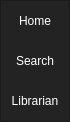
        <widget class="QFrame" name="frame_left_menu">
         <property name="minimumSize">
          <size>
           <width>70</width>
           <height>0</height>
          </size>
         </property>
         <property name="maximumSize">
          <size>
           <width>70</width>
           <height>16777215</height>
          </size>
         </property>
         <property name="styleSheet">
          <string notr="true">background-color: rgb(35, 35, 35);</string>
         </property>
         <property name="frameShape">
          <enum>QFrame::StyledPanel</enum>
         </property>
         <property name="frameShadow">
          <enum>QFrame::Raised</enum>
         </property>
         <layout class="QVBoxLayout" name="verticalLayout_2">
          <property name="leftMargin">
           <number>0</number>
          </property>
          <property name="topMargin">
           <number>0</number>
          </property>
          <property name="rightMargin">
           <number>0</number>
          </property>
          <property name="bottomMargin">
           <number>0</number>
          </property>
          <item alignment="Qt::AlignTop">
           <widget class="QFrame" name="frame_top_menus">
            <property name="frameShape">
             <enum>QFrame::NoFrame</enum>
            </property>
            <property name="frameShadow">
             <enum>QFrame::Raised</enum>
            </property>
            <layout class="QVBoxLayout" name="verticalLayout_3">
             <property name="spacing">
              <number>0</number>
             </property>
             <property name="leftMargin">
              <number>0</number>
             </property>
             <property name="topMargin">
              <number>0</number>
             </property>
             <property name="rightMargin">
              <number>0</number>
             </property>
             <property name="bottomMargin">
              <number>0</number>
             </property>
             <item>
              <widget class="QPushButton" name="btn_home">
               <property name="minimumSize">
                <size>
                 <width>0</width>
                 <height>40</height>
                </size>
               </property>
               <property name="styleSheet">
                <string notr="true">QPushButton {	
	border: none;
	background-color: rgb(35, 35, 35);
	color: rgb(255, 255, 255);
}
QPushButton:hover {
	background-color: rgb(0, 170, 255);
}
</string>
               </property>
               <property name="text">
                <string>Home</string>
               </property>
               <property name="icon">
                <iconset resource="icons.qrc">
                 <normaloff>:/icons/cil-home.png</normaloff>:/icons/cil-home.png</iconset>
               </property>
              </widget>
             </item>
             <item>
              <widget class="QPushButton" name="btn_search">
               <property name="minimumSize">
                <size>
                 <width>0</width>
                 <height>40</height>
                </size>
               </property>
               <property name="styleSheet">
                <string notr="true">QPushButton {	
	border: none;
	background-color: rgb(35, 35, 35);
	color: rgb(255, 255, 255);
}
QPushButton:hover {
	background-color: rgb(0, 170, 255);
}
</string>
               </property>
               <property name="text">
                <string>Search</string>
               </property>
               <property name="icon">
                <iconset resource="icons.qrc">
                 <normaloff>:/icons/cil-find-in-page.png</normaloff>:/icons/cil-find-in-page.png</iconset>
               </property>
              </widget>
             </item>
             <item>
              <widget class="QPushButton" name="btn_librarian">
               <property name="minimumSize">
                <size>
                 <width>0</width>
                 <height>40</height>
                </size>
               </property>
               <property name="styleSheet">
                <string notr="true">QPushButton {	
	border: none;
	background-color: rgb(35, 35, 35);
	color: rgb(255, 255, 255);
}
QPushButton:hover {
	background-color: rgb(0, 170, 255);
}
</string>
               </property>
               <property name="text">
                <string>Librarian</string>
               </property>
               <property name="icon">
                <iconset resource="icons.qrc">
                 <normaloff>:/icons/cil-paperclip.png</normaloff>:/icons/cil-paperclip.png</iconset>
               </property>
              </widget>
             </item>
            </layout>
           </widget>
          </item>
         </layout>
        </widget>
